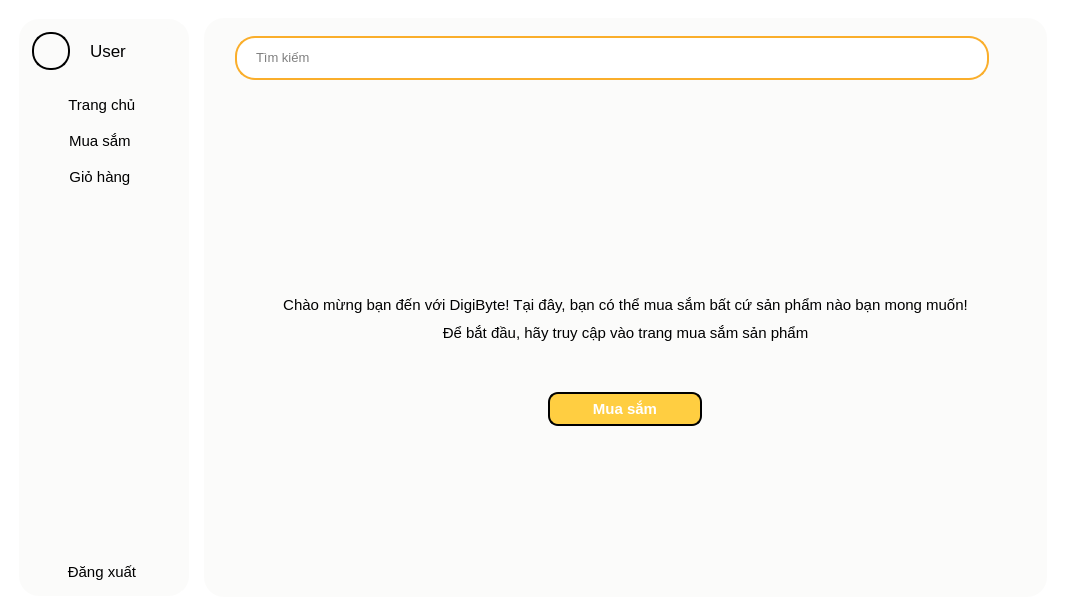
<?xml version="1.0" encoding="UTF-8"?>
<ui version="4.0">
 <class>MainWindow</class>
 <widget class="QMainWindow" name="MainWindow">
  <property name="geometry">
   <rect>
    <x>0</x>
    <y>0</y>
    <width>1065</width>
    <height>615</height>
   </rect>
  </property>
  <property name="windowTitle">
   <string>MainWindow</string>
  </property>
  <property name="styleSheet">
   <string notr="true">background-color: white;
color: black;</string>
  </property>
  <widget class="QWidget" name="centralwidget">
   <layout class="QHBoxLayout" name="horizontalLayout_7">
    <item>
     <widget class="QWidget" name="widget_3" native="true">
      <property name="styleSheet">
       <string notr="true">QWidget{
	max-width: 170px;
	background-color: #FBFBFA;
	border-right: 2px solid #FBFBFA;
	padding: 0px;
	margin: 10px;
	margin-right: 0px;
	border-radius: 20px;
}</string>
      </property>
      <layout class="QVBoxLayout" name="verticalLayout_2">
       <item>
        <widget class="QWidget" name="widget_4" native="true">
         <property name="styleSheet">
          <string notr="true">margin: 5px;</string>
         </property>
         <layout class="QHBoxLayout" name="horizontalLayout_4">
          <item>
           <widget class="QLabel" name="label_12">
            <property name="font">
             <font>
              <pointsize>10</pointsize>
              <bold>true</bold>
             </font>
            </property>
            <property name="styleSheet">
             <string notr="true">min-height: 34px;
max-height: 34px;
min-width: 34px;
max-width: 34px;
border: 2px solid black;
border-radius: 18px;</string>
            </property>
            <property name="text">
             <string/>
            </property>
            <property name="pixmap">
             <pixmap>../../../Python-App-A-/SPCK/Windows/Image/icon.png</pixmap>
            </property>
            <property name="scaledContents">
             <bool>true</bool>
            </property>
           </widget>
          </item>
          <item>
           <widget class="QLabel" name="label">
            <property name="font">
             <font>
              <family>Segoe UI</family>
              <pointsize>13</pointsize>
              <bold>false</bold>
             </font>
            </property>
            <property name="text">
             <string>User</string>
            </property>
           </widget>
          </item>
         </layout>
        </widget>
       </item>
       <item>
        <widget class="QPushButton" name="btn_home">
         <property name="font">
          <font>
           <family>Segoe UI</family>
           <pointsize>11</pointsize>
          </font>
         </property>
         <property name="styleSheet">
          <string notr="true">QPushButton{
	max-height: 22px;
	padding: 6px;
	border-radius: 10px;
	background-color: #FBFBFA;
	border-right: 2px #FBFBFA solid;
	min-width: 140px;
	max-width: 140px;
	margin-bottom: 0px;
	margin-top: 0px;
}

QPushButton::hover{
	max-height: 22px;
	padding: 6px;
	border-radius: 10px;
	background-color: #d2d2d2;
	border-right: 2px #d2d2d2 solid;
	min-width: 140px;
	max-width: 140px;
	margin-bottom: 0px;
	margin-top: 0px;
}</string>
         </property>
         <property name="text">
          <string> Trang chủ  </string>
         </property>
         <property name="icon">
          <iconset>
           <normaloff>../Image/home_a.png</normaloff>../Image/home_a.png</iconset>
         </property>
         <property name="iconSize">
          <size>
           <width>24</width>
           <height>24</height>
          </size>
         </property>
        </widget>
       </item>
       <item>
        <widget class="QPushButton" name="btn_shopping">
         <property name="font">
          <font>
           <family>Segoe UI</family>
           <pointsize>11</pointsize>
          </font>
         </property>
         <property name="styleSheet">
          <string notr="true">QPushButton{
	max-height: 22px;
	padding: 6px;
	border-radius: 10px;
	background-color: #FBFBFA;
	border-right: 2px #FBFBFA solid;
	min-width: 140px;
	max-width: 140px;
	margin-bottom: 0px;
	margin-top: 0px;
}

QPushButton::hover{
	max-height: 22px;
	padding: 6px;
	border-radius: 10px;
	background-color: #d2d2d2;
	border-right: 2px #d2d2d2 solid;
	min-width: 140px;
	max-width: 140px;
	margin-bottom: 0px;
	margin-top: 0px;
}</string>
         </property>
         <property name="text">
          <string> Mua sắm   </string>
         </property>
         <property name="icon">
          <iconset>
           <normaloff>../Image/shopping_d.png</normaloff>../Image/shopping_d.png</iconset>
         </property>
         <property name="iconSize">
          <size>
           <width>24</width>
           <height>24</height>
          </size>
         </property>
        </widget>
       </item>
       <item>
        <widget class="QPushButton" name="btn_cart">
         <property name="font">
          <font>
           <family>Segoe UI</family>
           <pointsize>11</pointsize>
          </font>
         </property>
         <property name="styleSheet">
          <string notr="true">QPushButton{
	max-height: 22px;
	padding: 6px;
	border-radius: 10px;
	background-color: #FBFBFA;
	border-right: 2px #FBFBFA solid;
	min-width: 140px;
	max-width: 140px;
	margin-bottom: 0px;
	margin-top: 0px;
}

QPushButton::hover{
	max-height: 22px;
	padding: 6px;
	border-radius: 10px;
	background-color: #d2d2d2;
	border-right: 2px #d2d2d2 solid;
	min-width: 140px;
	max-width: 140px;
	margin-bottom: 0px;
	margin-top: 0px;
}</string>
         </property>
         <property name="text">
          <string> Giỏ hàng   </string>
         </property>
         <property name="icon">
          <iconset>
           <normaloff>../Image/cart_d.png</normaloff>../Image/cart_d.png</iconset>
         </property>
         <property name="iconSize">
          <size>
           <width>24</width>
           <height>24</height>
          </size>
         </property>
        </widget>
       </item>
       <item>
        <spacer name="verticalSpacer">
         <property name="orientation">
          <enum>Qt::Orientation::Vertical</enum>
         </property>
         <property name="sizeHint" stdset="0">
          <size>
           <width>20</width>
           <height>40</height>
          </size>
         </property>
        </spacer>
       </item>
       <item>
        <widget class="QPushButton" name="btn_log_out">
         <property name="font">
          <font>
           <family>Segoe UI</family>
           <pointsize>11</pointsize>
          </font>
         </property>
         <property name="styleSheet">
          <string notr="true">QPushButton{
	max-height: 22px;
	padding: 6px;
	border-radius: 10px;
	background-color: #FBFBFA;
	border-right: 2px #FBFBFA solid;
	min-width: 140px;
	max-width: 140px;
	margin-top: 0px;
}

QPushButton::hover{
	max-height: 22px;
	padding: 6px;
	border-radius: 10px;
	background-color: #d2d2d2;
	border-right: 2px #d2d2d2 solid;
	min-width: 140px;
	max-width: 140px;
	margin-top: 0px;
}</string>
         </property>
         <property name="text">
          <string> Đăng xuất  </string>
         </property>
         <property name="icon">
          <iconset>
           <normaloff>../Image/log_out.png</normaloff>../Image/log_out.png</iconset>
         </property>
         <property name="iconSize">
          <size>
           <width>24</width>
           <height>24</height>
          </size>
         </property>
        </widget>
       </item>
      </layout>
     </widget>
    </item>
    <item>
     <widget class="QStackedWidget" name="stackedWidget">
      <property name="currentIndex">
       <number>0</number>
      </property>
      <widget class="QWidget" name="home_screen">
       <layout class="QHBoxLayout" name="horizontalLayout_3">
        <item>
         <widget class="QWidget" name="widget_2" native="true">
          <property name="font">
           <font>
            <family>Segoe UI</family>
            <bold>false</bold>
           </font>
          </property>
          <property name="styleSheet">
           <string notr="true">QWidget{
	background-color: #FBFBFA;
	border-radius: 20px;
}</string>
          </property>
          <layout class="QVBoxLayout" name="verticalLayout_7">
           <item>
            <widget class="QWidget" name="widget_14" native="true">
             <property name="styleSheet">
              <string notr="true">max-height: 55px;
min-height: 55px;</string>
             </property>
             <layout class="QHBoxLayout" name="horizontalLayout_9">
              <item>
               <widget class="QLabel" name="label_5">
                <property name="styleSheet">
                 <string notr="true">max-width: 130px;</string>
                </property>
                <property name="text">
                 <string/>
                </property>
                <property name="pixmap">
                 <pixmap>../Image/logo.png</pixmap>
                </property>
                <property name="scaledContents">
                 <bool>true</bool>
                </property>
               </widget>
              </item>
              <item>
               <widget class="QWidget" name="widget_15" native="true">
                <property name="styleSheet">
                 <string notr="true">QWidget{
	background-color: white;
	border: 2px solid #faae2b;
	max-height: 40px;
	min-height: 40px;
	border-radius: 20px;
	margin: 0px;
}

QWidget:hover{
	background-color: white;
	border: 3px solid #faae2b;
	max-height: 40px;
	min-height: 40px;
	border-radius: 20px;
	margin: 0px;
}

QWidget:pressed{
	background-color: rgb(235, 235, 235);
	border: 3px solid #faae2b;
	max-height: 40px;
	min-height: 40px;
	border-radius: 20px;
	margin: 0px;
}</string>
                </property>
                <layout class="QHBoxLayout" name="horizontalLayout_10">
                 <item>
                  <widget class="QLineEdit" name="lineEdit">
                   <property name="font">
                    <font>
                     <pointsize>10</pointsize>
                    </font>
                   </property>
                   <property name="styleSheet">
                    <string notr="true">max-height: 25px;
min-height: 25px;
border: 0px;
padding-left: 10px;
background-color: transparent;</string>
                   </property>
                   <property name="placeholderText">
                    <string>Tìm kiếm</string>
                   </property>
                  </widget>
                 </item>
                 <item>
                  <widget class="QPushButton" name="pushButton_2">
                   <property name="styleSheet">
                    <string notr="true">QPushButton{
	background-color: white;
	border: 2px solid transparent;
	max-height: 25px;
	min-height: 25px;
	max-width: 25px;
	min-width: 25px;
	border-radius: 14px;
	margin: 0px;
	padding: 0px;
}

QPushButton:hover{
	background-color: rgb(235, 235, 235);
	border: 3px solid transparent;
	max-height: 25px;
	min-height: 25px;
	max-width: 25px;
	min-width: 25px;
	border-radius: 14px;
	margin: 0px; 
	padding: 0px;
}

QPushButton:pressed{
	background-color: rgb(235, 235, 235);
	border: 4px solid transparent;
	max-height: 25px;
	min-height: 25px;
	max-width: 25px;
	min-width: 25px;
	border-radius: 14px;
	margin: 0px; 
	padding: 0px;
}</string>
                   </property>
                   <property name="text">
                    <string/>
                   </property>
                   <property name="icon">
                    <iconset>
                     <normaloff>../../../Python-App-A-/SPCK/Windows/Image/search_d.png</normaloff>../../../Python-App-A-/SPCK/Windows/Image/search_d.png</iconset>
                   </property>
                   <property name="iconSize">
                    <size>
                     <width>18</width>
                     <height>18</height>
                    </size>
                   </property>
                  </widget>
                 </item>
                </layout>
               </widget>
              </item>
              <item>
               <widget class="QPushButton" name="pushButton_23">
                <property name="styleSheet">
                 <string notr="true">QPushButton{
	background-color: transparent;
	border: 2px solid transparent;
	max-height: 30px;
	min-height: 30px;
	max-width: 30px;
	min-width: 30px;
	border-radius: 15px;
	margin: 0px;
	padding: 0px;
}

QPushButton:hover{
	background-color: rgb(235, 235, 235);
	border: 3px solid transparent;
	max-height: 30px;
	min-height: 30px;
	max-width: 30px;
	min-width: 30px;
	border-radius: 15px;
	margin: 0px; 
	padding: 0px;
}

QPushButton:pressed{
	background-color: rgb(235, 235, 235);
	border: 4px solid transparent;
	max-height: 30px;
	min-height: 30px;
	max-width: 30px;
	min-width: 30px;
	border-radius: 15px;
	margin: 0px; 
	padding: 0px;
}</string>
                </property>
                <property name="text">
                 <string/>
                </property>
                <property name="icon">
                 <iconset>
                  <normaloff>../Image/cart_d.png</normaloff>../Image/cart_d.png</iconset>
                </property>
                <property name="iconSize">
                 <size>
                  <width>18</width>
                  <height>18</height>
                 </size>
                </property>
               </widget>
              </item>
             </layout>
            </widget>
           </item>
           <item>
            <widget class="QWidget" name="widget_5" native="true">
             <layout class="QVBoxLayout" name="verticalLayout_3">
              <item>
               <spacer name="verticalSpacer_3">
                <property name="orientation">
                 <enum>Qt::Orientation::Vertical</enum>
                </property>
                <property name="sizeHint" stdset="0">
                 <size>
                  <width>20</width>
                  <height>52</height>
                 </size>
                </property>
               </spacer>
              </item>
              <item>
               <widget class="QWidget" name="widget_10" native="true">
                <layout class="QHBoxLayout" name="horizontalLayout_13">
                 <item>
                  <spacer name="horizontalSpacer_2">
                   <property name="orientation">
                    <enum>Qt::Orientation::Horizontal</enum>
                   </property>
                   <property name="sizeHint" stdset="0">
                    <size>
                     <width>40</width>
                     <height>20</height>
                    </size>
                   </property>
                  </spacer>
                 </item>
                 <item>
                  <widget class="QLabel" name="label_7">
                   <property name="styleSheet">
                    <string notr="true">max-height: 200px;
max-width: 500px;</string>
                   </property>
                   <property name="text">
                    <string/>
                   </property>
                   <property name="pixmap">
                    <pixmap>../Image/logo.png</pixmap>
                   </property>
                   <property name="scaledContents">
                    <bool>true</bool>
                   </property>
                  </widget>
                 </item>
                 <item>
                  <spacer name="horizontalSpacer_3">
                   <property name="orientation">
                    <enum>Qt::Orientation::Horizontal</enum>
                   </property>
                   <property name="sizeHint" stdset="0">
                    <size>
                     <width>40</width>
                     <height>20</height>
                    </size>
                   </property>
                  </spacer>
                 </item>
                </layout>
               </widget>
              </item>
              <item>
               <widget class="QTextBrowser" name="textBrowser">
                <property name="font">
                 <font>
                  <family>Segoe UI</family>
                 </font>
                </property>
                <property name="styleSheet">
                 <string notr="true">max-height: 80px;</string>
                </property>
                <property name="verticalScrollBarPolicy">
                 <enum>Qt::ScrollBarPolicy::ScrollBarAlwaysOff</enum>
                </property>
                <property name="horizontalScrollBarPolicy">
                 <enum>Qt::ScrollBarPolicy::ScrollBarAlwaysOff</enum>
                </property>
                <property name="html">
                 <string>&lt;!DOCTYPE HTML PUBLIC &quot;-//W3C//DTD HTML 4.0//EN&quot; &quot;http://www.w3.org/TR/REC-html40/strict.dtd&quot;&gt;
&lt;html&gt;&lt;head&gt;&lt;meta name=&quot;qrichtext&quot; content=&quot;1&quot; /&gt;&lt;meta charset=&quot;utf-8&quot; /&gt;&lt;style type=&quot;text/css&quot;&gt;
p, li { white-space: pre-wrap; }
hr { height: 1px; border-width: 0; }
li.unchecked::marker { content: &quot;\2610&quot;; }
li.checked::marker { content: &quot;\2612&quot;; }
&lt;/style&gt;&lt;/head&gt;&lt;body style=&quot; font-family:'Segoe UI'; font-size:10pt; font-weight:400; font-style:normal;&quot;&gt;
&lt;p align=&quot;center&quot; style=&quot; margin-top:0px; margin-bottom:0px; margin-left:0px; margin-right:0px; -qt-block-indent:0; text-indent:0px;&quot;&gt;&lt;span style=&quot; font-size:11pt;&quot;&gt;Chào mừng bạn đến với DigiByte! Tại đây, bạn có thể mua sắm bất cứ sản phẩm nào bạn mong muốn!&lt;/span&gt;&lt;/p&gt;
&lt;p align=&quot;center&quot; style=&quot; margin-top:0px; margin-bottom:0px; margin-left:0px; margin-right:0px; -qt-block-indent:0; text-indent:0px;&quot;&gt;&lt;span style=&quot; font-size:6pt;&quot;&gt; &lt;/span&gt;&lt;/p&gt;
&lt;p align=&quot;center&quot; style=&quot; margin-top:0px; margin-bottom:0px; margin-left:0px; margin-right:0px; -qt-block-indent:0; text-indent:0px;&quot;&gt;&lt;span style=&quot; font-size:11pt;&quot;&gt;Để bắt đầu, hãy truy cập vào trang mua sắm sản phẩm&lt;/span&gt;&lt;/p&gt;&lt;/body&gt;&lt;/html&gt;</string>
                </property>
               </widget>
              </item>
              <item>
               <widget class="QWidget" name="widget_11" native="true">
                <property name="styleSheet">
                 <string notr="true">max-height: 50px;</string>
                </property>
                <layout class="QHBoxLayout" name="horizontalLayout_8">
                 <item>
                  <widget class="QPushButton" name="sp">
                   <property name="font">
                    <font>
                     <family>Segoe UI</family>
                     <pointsize>11</pointsize>
                     <bold>true</bold>
                    </font>
                   </property>
                   <property name="styleSheet">
                    <string notr="true">QPushButton{
	border: 2px solid black;
	border-radius: 10px;
	background-color: #FFCE41;
	color: white;
	max-height: 30px;
	min-height: 30px;
	max-width: 150px;
	min-width: 150px;
	margin-bottom: 0px;
	margin-top: 5px;
}

QPushButton::hover{
	border: 3px solid black;
	border-radius: 10px;
	background-color: #FFCE41;
	max-height: 30px;
	min-height: 30px;
	max-width: 150px;
	min-width: 150px;
	margin-bottom: 0px;
	margin-top: 5px;
}

QPushButton::pressed{
	border: 3px solid black;
	border-radius: 10px;
	background-color: rgb(234, 188, 59);
	max-height: 30px;
	min-height: 30px;
	max-width: 150px;
	min-width: 150px;
	margin-bottom: 0px;
	margin-top: 5px;
}</string>
                   </property>
                   <property name="text">
                    <string>Mua sắm</string>
                   </property>
                  </widget>
                 </item>
                </layout>
               </widget>
              </item>
              <item>
               <spacer name="verticalSpacer_4">
                <property name="orientation">
                 <enum>Qt::Orientation::Vertical</enum>
                </property>
                <property name="sizeHint" stdset="0">
                 <size>
                  <width>20</width>
                  <height>52</height>
                 </size>
                </property>
               </spacer>
              </item>
             </layout>
            </widget>
           </item>
          </layout>
         </widget>
        </item>
       </layout>
      </widget>
      <widget class="QWidget" name="shopping_screen">
       <layout class="QHBoxLayout" name="horizontalLayout">
        <item>
         <widget class="QWidget" name="widget_6" native="true">
          <property name="styleSheet">
           <string notr="true">QWidget{
	background-color: #FBFBFA;
	border-radius: 20px;
}</string>
          </property>
          <layout class="QVBoxLayout" name="verticalLayout_8">
           <item>
            <widget class="QWidget" name="widget_16" native="true">
             <property name="styleSheet">
              <string notr="true">max-height: 55px;
min-height: 55px;</string>
             </property>
             <layout class="QHBoxLayout" name="horizontalLayout_11">
              <item>
               <widget class="QLabel" name="label_6">
                <property name="styleSheet">
                 <string notr="true">max-width: 130px;</string>
                </property>
                <property name="text">
                 <string/>
                </property>
                <property name="pixmap">
                 <pixmap>../Image/logo.png</pixmap>
                </property>
                <property name="scaledContents">
                 <bool>true</bool>
                </property>
               </widget>
              </item>
              <item>
               <widget class="QWidget" name="widget_17" native="true">
                <property name="styleSheet">
                 <string notr="true">QWidget{
	background-color: white;
	border: 2px solid #faae2b;
	max-height: 40px;
	min-height: 40px;
	border-radius: 20px;
	margin: 0px;
}

QWidget:hover{
	background-color: white;
	border: 3px solid #faae2b;
	max-height: 40px;
	min-height: 40px;
	border-radius: 20px;
	margin: 0px;
}

QWidget:pressed{
	background-color: rgb(235, 235, 235);
	border: 3px solid #faae2b;
	max-height: 40px;
	min-height: 40px;
	border-radius: 20px;
	margin: 0px;
}</string>
                </property>
                <layout class="QHBoxLayout" name="horizontalLayout_12">
                 <item>
                  <widget class="QLineEdit" name="search_line">
                   <property name="font">
                    <font>
                     <pointsize>10</pointsize>
                    </font>
                   </property>
                   <property name="styleSheet">
                    <string notr="true">max-height: 25px;
min-height: 25px;
border: 0px;
padding-left: 10px;
background-color: transparent;</string>
                   </property>
                   <property name="placeholderText">
                    <string>Tìm kiếm</string>
                   </property>
                  </widget>
                 </item>
                 <item>
                  <widget class="QPushButton" name="search_btn">
                   <property name="styleSheet">
                    <string notr="true">QPushButton{
	background-color: white;
	border: 2px solid transparent;
	max-height: 25px;
	min-height: 25px;
	max-width: 25px;
	min-width: 25px;
	border-radius: 14px;
	margin: 0px;
	padding: 0px;
}

QPushButton:hover{
	background-color: rgb(235, 235, 235);
	border: 3px solid transparent;
	max-height: 25px;
	min-height: 25px;
	max-width: 25px;
	min-width: 25px;
	border-radius: 14px;
	margin: 0px; 
	padding: 0px;
}

QPushButton:pressed{
	background-color: rgb(235, 235, 235);
	border: 4px solid transparent;
	max-height: 25px;
	min-height: 25px;
	max-width: 25px;
	min-width: 25px;
	border-radius: 14px;
	margin: 0px; 
	padding: 0px;
}</string>
                   </property>
                   <property name="text">
                    <string/>
                   </property>
                   <property name="icon">
                    <iconset>
                     <normaloff>../../../Python-App-A-/SPCK/Windows/Image/search_d.png</normaloff>../../../Python-App-A-/SPCK/Windows/Image/search_d.png</iconset>
                   </property>
                   <property name="iconSize">
                    <size>
                     <width>18</width>
                     <height>18</height>
                    </size>
                   </property>
                  </widget>
                 </item>
                </layout>
               </widget>
              </item>
             </layout>
            </widget>
           </item>
           <item>
            <widget class="QWidget" name="widget" native="true">
             <property name="styleSheet">
              <string notr="true">border-radius: 0px;
margin: 0px;
padding: 0px;
border: 0px;</string>
             </property>
             <layout class="QHBoxLayout" name="horizontalLayout_2">
              <item>
               <widget class="QFrame" name="frame">
                <property name="styleSheet">
                 <string notr="true">QScrollArea{
	background-color: #f0f0f0;
}
/* #!VERTICAL SCROLLBAR */
QScrollBar:vertical{
	border: none;
	width: 16px;
	border-radius: 0px;
	background: white;
}

/* #!HANDLE BAR VERTICAL */
QScrollBar::handle:vertical {	
	border-left: 3px solid #f1f1f1;
	background-color: #c1c1c1;
	subcontrol-position: bottom;
	subcontrol-origin: margin;
}
QScrollBar::handle:vertical:hover {	
	border-left: 3px solid #f1f1f1;
	background-color: #a8a8a8;
	subcontrol-position: bottom;
	subcontrol-origin: margin;
}
QScrollBar::handle:vertical:pressed {
	border-left: 3px solid #f1f1f1;
	background-color: #787878;
	subcontrol-position: bottom;
	subcontrol-origin: margin;
}
/* #!RESET ARROW */
QScrollBar::up-arrow:vertical, QScrollBar::down-arrow:vertical {
	background: #f1f1f1;
    border-left: 5px solid #f1f1f1;
}
QScrollBar::add-page:vertical, QScrollBar::sub-page:vertical {
	background: #f1f1f1;
    border-left: 5px solid #f1f1f1;
}
/* #!HORIZONTAL SCROLLBAR */
QScrollBar:horizontal{
	border: none;
	width: 16px;
	border-radius: 0px;
	background: white;
}</string>
                </property>
                <property name="frameShape">
                 <enum>QFrame::Shape::NoFrame</enum>
                </property>
               </widget>
              </item>
             </layout>
            </widget>
           </item>
          </layout>
         </widget>
        </item>
       </layout>
      </widget>
      <widget class="QWidget" name="cart_screen">
       <layout class="QHBoxLayout" name="horizontalLayout_6">
        <item>
         <widget class="QWidget" name="widget_9" native="true">
          <property name="styleSheet">
           <string notr="true">QWidget{
	background-color: #FBFBFA;
	border-radius: 20px;
}</string>
          </property>
          <layout class="QVBoxLayout" name="verticalLayout_9">
           <item>
            <widget class="QWidget" name="widget_8" native="true">
             <property name="styleSheet">
              <string notr="true">min-height: 60px;
max-height: 60px;</string>
             </property>
             <layout class="QHBoxLayout" name="horizontalLayout_5">
              <item>
               <widget class="QPushButton" name="pushButton_26">
                <property name="font">
                 <font>
                  <family>Segoe UI</family>
                  <pointsize>14</pointsize>
                  <bold>false</bold>
                 </font>
                </property>
                <property name="styleSheet">
                 <string notr="true">max-height: 40px;
min-height: 40px;
max-width: 120px;
min-width: 120px;
margin-left: 10px;</string>
                </property>
                <property name="text">
                 <string>Giỏ hàng</string>
                </property>
                <property name="icon">
                 <iconset>
                  <normaloff>../Image/cart_a.png</normaloff>../Image/cart_a.png</iconset>
                </property>
                <property name="iconSize">
                 <size>
                  <width>32</width>
                  <height>32</height>
                 </size>
                </property>
               </widget>
              </item>
              <item>
               <spacer name="horizontalSpacer">
                <property name="orientation">
                 <enum>Qt::Orientation::Horizontal</enum>
                </property>
                <property name="sizeHint" stdset="0">
                 <size>
                  <width>40</width>
                  <height>20</height>
                 </size>
                </property>
               </spacer>
              </item>
              <item>
               <widget class="QPushButton" name="pushButton_3">
                <property name="font">
                 <font>
                  <pointsize>11</pointsize>
                  <bold>true</bold>
                 </font>
                </property>
                <property name="styleSheet">
                 <string notr="true">QPushButton{
	border: 2px solid black;
	border-radius: 10px;
	background-color: #FFCE41;
	color: white;
	max-height: 30px;
	min-height: 30px;
	margin-bottom: 0px;
	padding-left: 30px;
	padding-right: 30px;
}

QPushButton::hover{
	border: 3px solid black;
	border-radius: 10px;
	background-color: #FFCE41;
	max-height: 30px;
	min-height: 30px;
	margin-bottom: 0px;
	padding-left: 30px;
	padding-right: 30px;
}

QPushButton::pressed{
	border: 3px solid black;
	border-radius: 10px;
	background-color: rgb(234, 188, 59);
	max-height: 30px;
	min-height: 30px;
	margin-bottom: 0px;
	padding-left: 30px;
	padding-right: 30px;
}</string>
                </property>
                <property name="text">
                 <string>Mua hàng</string>
                </property>
               </widget>
              </item>
             </layout>
            </widget>
           </item>
           <item>
            <widget class="QWidget" name="widget_7" native="true">
             <property name="styleSheet">
              <string notr="true">border: 0px;
border-radius: 0px;</string>
             </property>
             <layout class="QVBoxLayout" name="verticalLayout">
              <item>
               <widget class="QFrame" name="frame_3">
                <property name="styleSheet">
                 <string notr="true">QScrollArea{
	background-color: #f0f0f0;
}
/* #!VERTICAL SCROLLBAR */
QScrollBar:vertical{
	border: none;
	width: 16px;
	border-radius: 0px;
	background: white;
}

/* #!HANDLE BAR VERTICAL */
QScrollBar::handle:vertical {	
	border-left: 3px solid #f1f1f1;
	background-color: #c1c1c1;
	subcontrol-position: bottom;
	subcontrol-origin: margin;
}
QScrollBar::handle:vertical:hover {	
	border-left: 3px solid #f1f1f1;
	background-color: #a8a8a8;
	subcontrol-position: bottom;
	subcontrol-origin: margin;
}
QScrollBar::handle:vertical:pressed {
	border-left: 3px solid #f1f1f1;
	background-color: #787878;
	subcontrol-position: bottom;
	subcontrol-origin: margin;
}
/* #!RESET ARROW */
QScrollBar::up-arrow:vertical, QScrollBar::down-arrow:vertical {
	background: #f1f1f1;
    border-left: 5px solid #f1f1f1;
}
QScrollBar::add-page:vertical, QScrollBar::sub-page:vertical {
	background: #f1f1f1;
    border-left: 5px solid #f1f1f1;
}
/* #!HORIZONTAL SCROLLBAR */
QScrollBar:horizontal{
	border: none;
	width: 16px;
	border-radius: 0px;
	background: white;
}</string>
                </property>
                <property name="frameShape">
                 <enum>QFrame::Shape::NoFrame</enum>
                </property>
               </widget>
              </item>
             </layout>
            </widget>
           </item>
          </layout>
         </widget>
        </item>
       </layout>
      </widget>
     </widget>
    </item>
   </layout>
  </widget>
 </widget>
 <resources/>
 <connections/>
</ui>
